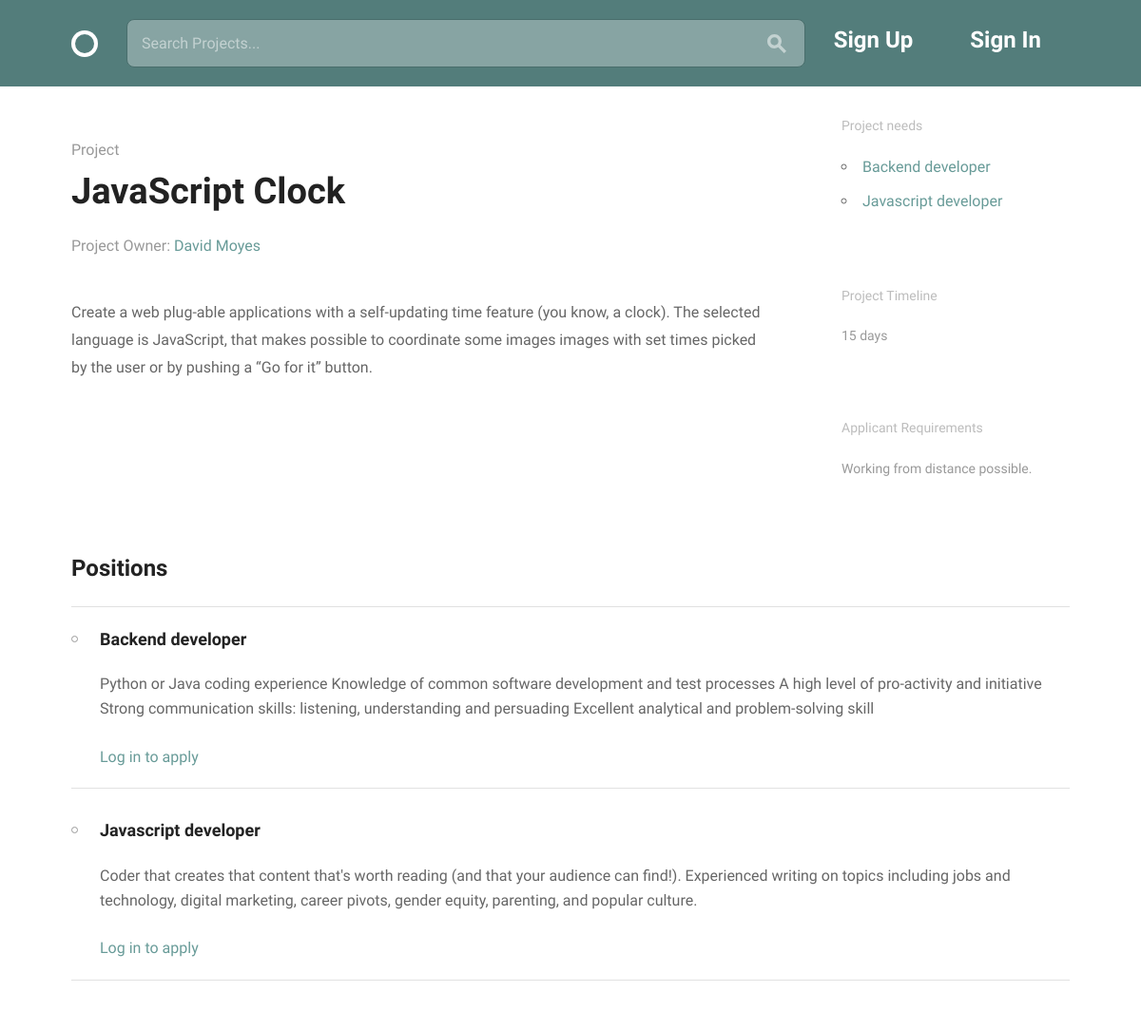
Screenshot of /teams/project_details/3/ with the database file from the repository.
### teams/models.py (models this page shows, shortened)
class Project(models.Model):
    creator = models.ForeignKey('Profile', on_delete=models.CASCADE)
    title = models.CharField(max_length=150, null=False, unique=True)
    description = models.TextField(max_length=700, blank=True)
    timeline = models.CharField(max_length=25, null=False)
    requirements = models.TextField(max_length=300, null=False)
    finished = models.BooleanField(default=False)

class Profile(models.Model):
    user = models.OneToOneField(User, on_delete=models.CASCADE, unique=True)
    fullname = models.CharField(max_length=200, null=True)
    bio = models.TextField(max_length=700, blank=True)
    avatar = models.ImageField(upload_to='images/', null=True, blank=True)
    skills = models.ManyToManyField('Skill', blank=True)
    def __str__(self):
        return self.fullname

class Position(models.Model):
    name = models.CharField(max_length=150, blank=False)
    description = models.CharField(max_length=400, blank=False)
    related_skill = models.ForeignKey('Skill', on_delete=models.CASCADE)
    available = models.BooleanField(default=True)
    project = models.ForeignKey('Project', on_delete=models.CASCADE)

### teams/views.py (the view)
# urls.py: url(r'^project_details/(?P<pk>\d+)/$', views.project_details,
def project_details(request, pk):
    project = get_object_or_404(models.Project, pk=pk)
    positions = models.Position.objects.filter(
        project=project.id).order_by('name')
    return render(request, 'project_details.html',
        {'project':project, 'positions':positions, }
    )

### teams/templates/project_details.html (shortened to what this page needs)
{% extends "layout.html" %}
{% load static %}
{% block content %}
<div class="bounds circle--page">
  <div class="grid-70">
    <div class="circle--article-byline">
      <br>
      <h4 class="circle--article--section">Project</h4>
      <h1 class="circle--article--title">{{ project.title }}</h1>
      <p class="circle--article--byline">Project Owner: <a>{{ project.creator }}</a></p>
      <br><br>
      <p class="circle--article--body">{{ project.description }}</p>
    </div>
  </div>
  <div class="grid-25 grid-push-5">
    <div class="circle--secondary--module">
      <h3>Project needs</h3>
      <ul>
        {% for position in positions%}
          <li><a>{{ position.name }}</a></li>
        {% endfor %}
      </ul>
    </div>
    <div class="circle--secondary--module">
      <h3>Project Timeline</h3>
      <p>{{ project.timeline }}</p>
    </div>
    <div class="circle--secondary--module">
      <h3>Applicant Requirements</h3>
      <p>{{ project.requirements }}</p>
    </div>
  </div>
  <div class="grid-100 circle--project--positions">
    <h2>Positions</h2>
    <ul class="circle--group--list">
      {% for position in positions%}
      <li>
        <h3>{{ position.name }}</h3>
        <p>{{ position.description }}</p>
        {% if position.available != 0 %}
          {% if user.is_authenticated %}
            {% if user.profile != project.creator %}
              <a class="button button-primary">Apply</a>
            {% endif %}
          {% else %}
            <a>Log in to apply</a>
          {% endif %}
        {% else %}
          <a class="button button-primary button-inactive">Position Filled</a>
        {% endif %}
      </li>
      {% endfor %}
    </ul>
  </div>
</div>
{% endblock %}

### assets/css/global.css (style rules this page uses)
html { font-family: sans-serif; -ms-text-size-adjust: 100%; -webkit-text-size-adjust: 100%; }
body { margin: 0; }
a { background-color: transparent; }
h1 { font-size: 2em; margin: 0.67em 0; }
html { font-size: 62.5%; }
body { font-size: 1.5em; line-height: 1.6; font-weight: 400; font-family: "Cousine"; color: #666; }
.bounds { max-width: 1080px; margin: 0 auto; }
.grid, .grid-5, .grid-10, .grid-15, .grid-20, .grid-25, .grid-30, .grid-33, .grid-35, .grid-40, .grid-45, .grid-50, .grid-55, .grid-60, .grid-65, .grid-66, .grid-70, .grid-75, .grid-80, .grid-90, .grid-95, .grid-100 { float: left; box-sizing: border-box; position: relative; }
.grid-push-5 { left: 5%; }
.grid-25 { width: 25%; padding: 0 15px; }
.grid-70 { width: 70%; padding: 0 15px; }
.grid-100 { width: 100%; padding: 0 15px; }
h1, h2, h3, h4, h5, h6 { margin-top: 0; margin-bottom: 2rem; font-weight: bold; font-family: "Work Sans", sans-serif; color: #222; }
h1 { font-size: 3.8rem; }
h2 { font-size: 2.4rem; }
h3 { font-size: 1.8rem; }
h4 { font-size: 1.6rem; }
@media (min-width: 550px) { h1 { font-size: 3.8rem; } }
@media (min-width: 550px) { h2 { font-size: 2.4rem; } }
@media (min-width: 550px) { h3 { font-size: 1.8rem; } }
@media (min-width: 550px) { h4 { font-size: 1.6rem; } }
p { margin-top: 0; font-size: 1.6rem; }
a { color: #689b98; -webkit-transition: color 0.2s; -moz-transition: color 0.2s; -ms-transition: color 0.2s; -o-transition: color 0.2s; transition: color 0.2s; }
ul { list-style: circle inside; }
ul { padding-left: 0; margin-top: 0; }
li { margin-bottom: 1rem; font-size: 1.6rem; }
pre, blockquote, dl, figure, table, p, ul, ol, form { margin-bottom: 2.5rem; }
.circle--group--list { border-top: 1px solid #e1e1e1; list-style: none; }
.circle--group--list li { border-bottom: 1px solid #e1e1e1; padding: 2rem 0 2rem 3rem; }
.circle--group--list li:before { content: ""; float: left; margin: 10px 0 0 -30px; width: 5px; height: 5px; border: 1px solid #999; border-radius: 10px; display: block; }
.circle--article--section { margin: 0; font-weight: normal; color: #999; }
.circle--article--byline { margin: 0; line-height: 1; font-size: 1.6rem; color: #999; }
.circle--secondary--module { margin-bottom: 50px; }
.circle--secondary--module:before, .circle--secondary--module:after { content: " "; display: table; }
.circle--secondary--module:after { clear: both; }
.circle--secondary--module > h1, .circle--secondary--module > h2, .circle--secondary--module > h3, .circle--secondary--module > h4, .circle--secondary--module > h5, .circle--secondary--module > h6 { font-family: "Cousine"; color: rgba(34, 34, 34, 0.3); font-size: 1.4rem; font-weight: normal; }
.circle--secondary--module p { font-size: 1.4rem; color: #999999; }
.circle--page { margin-bottom: 100px; }
.circle--page:before, .circle--page:after { content: " "; display: table; }
.circle--page:after { clear: both; }
.circle--article--body { line-height: 1.8; margin-bottom: 50px; }

### rows the page displays
Project: title "JavaScript Clock", creator "David Moyes", description "Create a web plug-able applications with a self-updating time feature (you know, a clock). The selected language is JavaScript, that makes possible to coordinate some images images with set times picked by the user or by pushing a “Go for it” button.", timeline "15 days", requirements "Working from distance possible."
Position: name "Backend developer", description "Python or Java coding experience Knowledge of common software development and test processes A high level of pro-activity and initiative Strong communication skills: listening, understanding and persuading Excellent analytical and problem-solving skill", available "Log in to apply"
Position: name "Javascript developer", description "Coder that creates that content that's worth reading (and that your audience can find!). Experienced writing on topics including jobs and technology, digital marketing, career pivots, gender equity, parenting, and popular culture.", available "Log in to apply"
